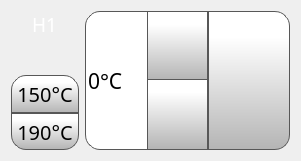
    <widget class="QWidget" name="horizontalLayoutWidget_H1">
     <property name="geometry">
      <rect>
       <x>520</x>
       <y>300</y>
       <width>301</width>
       <height>161</height>
      </rect>
     </property>
     <layout class="QHBoxLayout" name="horizontalLayout_H1" stretch="1,3">
      <item>
       <layout class="QVBoxLayout" name="verticalLayout_H1">
        <property name="spacing">
         <number>0</number>
        </property>
        <item alignment="Qt::AlignHCenter">
         <widget class="QLabel" name="H1Label">
          <property name="font">
           <font>
            <family>Gotham Light</family>
            <pointsize>14</pointsize>
            <weight>50</weight>
            <bold>false</bold>
           </font>
          </property>
          <property name="styleSheet">
           <string notr="true">color: rgb(255, 255, 255);</string>
          </property>
          <property name="text">
           <string>H1</string>
          </property>
         </widget>
        </item>
        <item alignment="Qt::AlignHCenter">
         <widget class="QLabel" name="H1IconLabel">
          <property name="minimumSize">
           <size>
            <width>20</width>
            <height>20</height>
           </size>
          </property>
          <property name="maximumSize">
           <size>
            <width>40</width>
            <height>40</height>
           </size>
          </property>
          <property name="font">
           <font>
            <family>Gotham</family>
            <pointsize>16</pointsize>
            <weight>50</weight>
            <bold>false</bold>
            <underline>false</underline>
            <strikeout>false</strikeout>
           </font>
          </property>
          <property name="styleSheet">
           <string notr="true">margin : 4px</string>
          </property>
          <property name="text">
           <string/>
          </property>
          <property name="pixmap">
           <pixmap resource="../resources/resource.qrc">:/Icons/img/icons/Inlet.png</pixmap>
          </property>
          <property name="scaledContents">
           <bool>true</bool>
          </property>
         </widget>
        </item>
        <item>
         <widget class="QPushButton" name="H140PreheatButton">
          <property name="sizePolicy">
           <sizepolicy hsizetype="Expanding" vsizetype="Expanding">
            <horstretch>0</horstretch>
            <verstretch>0</verstretch>
           </sizepolicy>
          </property>
          <property name="minimumSize">
           <size>
            <width>0</width>
            <height>0</height>
           </size>
          </property>
          <property name="font">
           <font>
            <family>Gotham</family>
            <pointsize>15</pointsize>
           </font>
          </property>
          <property name="styleSheet">
           <string notr="true">QPushButton {
     border: 1px solid rgb(87, 87, 87);

	background-color: qlineargradient(spread:pad, x1:0, y1:1, x2:0, y2:0.188, stop:0 rgba(180, 180, 180, 255), stop:1 rgba(255, 255, 255, 255));
	border-top-right-radius: 15px;
border-top-left-radius: 15px;

}

QPushButton:pressed {
    background-color: qlineargradient(x1: 0, y1: 0, x2: 0, y2: 1,
                                      stop: 0 #dadbde, stop: 1 #f6f7fa);
}

QPushButton:flat {
    border: none; /* no border for a flat push button */
}

QPushButton:default {
    border-color: navy; /* make the default button prominent */
}

QPushButton:focus {
	outline: none;
}</string>
          </property>
          <property name="text">
           <string>150°C</string>
          </property>
          <property name="iconSize">
           <size>
            <width>50</width>
            <height>50</height>
           </size>
          </property>
          <property name="checkable">
           <bool>false</bool>
          </property>
          <property name="autoDefault">
           <bool>false</bool>
          </property>
          <property name="default">
           <bool>false</bool>
          </property>
          <property name="flat">
           <bool>false</bool>
          </property>
         </widget>
        </item>
        <item>
         <widget class="QPushButton" name="H160PreheatButton">
          <property name="sizePolicy">
           <sizepolicy hsizetype="Expanding" vsizetype="Expanding">
            <horstretch>0</horstretch>
            <verstretch>0</verstretch>
           </sizepolicy>
          </property>
          <property name="minimumSize">
           <size>
            <width>0</width>
            <height>0</height>
           </size>
          </property>
          <property name="font">
           <font>
            <family>Gotham</family>
            <pointsize>15</pointsize>
           </font>
          </property>
          <property name="styleSheet">
           <string notr="true">QPushButton {
     border: 1px solid rgb(87, 87, 87);

	background-color: qlineargradient(spread:pad, x1:0, y1:1, x2:0, y2:0.188, stop:0 rgba(180, 180, 180, 255), stop:1 rgba(255, 255, 255, 255));
	border-bottom-right-radius: 15px;
border-bottom-left-radius: 15px;
}

QPushButton:pressed {
    background-color: qlineargradient(x1: 0, y1: 0, x2: 0, y2: 1,
                                      stop: 0 #dadbde, stop: 1 #f6f7fa);
}

QPushButton:flat {
    border: none; /* no border for a flat push button */
}

QPushButton:default {
    border-color: navy; /* make the default button prominent */
}

QPushButton:focus {
	outline: none;
}</string>
          </property>
          <property name="text">
           <string>190°C</string>
          </property>
          <property name="iconSize">
           <size>
            <width>50</width>
            <height>50</height>
           </size>
          </property>
          <property name="checkable">
           <bool>false</bool>
          </property>
          <property name="autoDefault">
           <bool>false</bool>
          </property>
          <property name="default">
           <bool>false</bool>
          </property>
          <property name="flat">
           <bool>false</bool>
          </property>
         </widget>
        </item>
       </layout>
      </item>
      <item>
       <layout class="QHBoxLayout" name="horizontalLayout_H1_inner" stretch="3,2">
        <property name="spacing">
         <number>0</number>
        </property>
        <item>
         <widget class="QSpinBox" name="H1TempSpinBox">
          <property name="sizePolicy">
           <sizepolicy hsizetype="Expanding" vsizetype="Expanding">
            <horstretch>0</horstretch>
            <verstretch>0</verstretch>
           </sizepolicy>
          </property>
          <property name="font">
           <font>
            <family>Gotham</family>
            <pointsize>16</pointsize>
           </font>
          </property>
          <property name="styleSheet">
           <string notr="true">QSpinBox {
border-bottom-left-radius: 15px;
border-top-left-radius: 15px;
qproperty-alignment: 'AlignVCenter | AlignHCenter';
border: 1px solid rgb(87, 87, 87);
	background-color: rgb(255, 255, 255);
}

QSpinBox ::text {
	background-color: rgb(255, 146, 57);
}

QSpinBox ::text:selected {
	background-color: rgb(255, 146, 57);
   
}
QSpinBox::up-button {
     border-left: 1px solid rgb(87, 87, 87);
border-bottom: 1px solid rgb(87, 87, 87);

    min-width: 60px;   /* sets minimal button width */
	background-color: qlineargradient(spread:pad, x1:0, y1:1, x2:0, y2:0.188, stop:0 rgba(180, 180, 180, 255), stop:1 rgba(255, 255, 255, 255));
}

QSpinBox::up-arrow { image: url(:/Navigation/img/Navigation/arrows.png);
    width: 25px;
     height: 25px;
padding: 5px; 
}



QSpinBox::up-button:pressed {
    background-color: qlineargradient(x1: 0, y1: 0, x2: 0, y2: 1,
                                      stop: 0 #dadbde, stop: 1 #f6f7fa);
}


QSpinBox::down-button {
     border-left: 1px solid rgb(87, 87, 87);
border-top: 1px solid rgb(87, 87, 87);
    min-width: 60px;   /* sets minimal button width */
	background-color: qlineargradient(spread:pad, x1:0, y1:1, x2:0, y2:0.188, stop:0 rgba(180, 180, 180, 255), stop:1 rgba(255, 255, 255, 255));
margin-top: -2px;

}

QSpinBox::down-arrow {image: url(:/Navigation/img/Navigation/arrows-5.png);
    width: 25px;
     height: 25px;
padding: 5px;
}

QSpinBox::down-button:pressed {
    background-color: qlineargradient(x1: 0, y1: 0, x2: 0, y2: 1,
                                      stop: 0 #dadbde, stop: 1 #f6f7fa);

}

</string>
          </property>
          <property name="frame">
           <bool>false</bool>
          </property>
          <property name="readOnly">
           <bool>false</bool>
          </property>
          <property name="buttonSymbols">
           <enum>QAbstractSpinBox::UpDownArrows</enum>
          </property>
          <property name="accelerated">
           <bool>true</bool>
          </property>
          <property name="suffix">
           <string>°C</string>
          </property>
          <property name="maximum">
           <number>400</number>
          </property>
          <property name="singleStep">
           <number>1</number>
          </property>
          <property name="value">
           <number>0</number>
          </property>
         </widget>
        </item>
        <item>
         <widget class="QPushButton" name="setH1TempButton">
          <property name="sizePolicy">
           <sizepolicy hsizetype="Expanding" vsizetype="Expanding">
            <horstretch>0</horstretch>
            <verstretch>0</verstretch>
           </sizepolicy>
          </property>
          <property name="font">
           <font>
            <family>Gotham</family>
            <pointsize>13</pointsize>
           </font>
          </property>
          <property name="styleSheet">
           <string notr="true">QPushButton {
     border: 1px solid rgb(87, 87, 87);
	background-color: qlineargradient(spread:pad, x1:0, y1:1, x2:0, y2:0.188, stop:0 rgba(180, 180, 180, 255), stop:1 rgba(255, 255, 255, 255));
border-top-right-radius: 15px;
border-bottom-right-radius: 15px;

}

QPushButton:pressed {
    background-color: qlineargradient(x1: 0, y1: 0, x2: 0, y2: 1,
                                      stop: 0 #dadbde, stop: 1 #f6f7fa);
}

QPushButton:flat {
    border: none; /* no border for a flat push button */
}

QPushButton:default {
    border-color: navy; /* make the default button prominent */
}

QPushButton:focus {
	outline: none;
}</string>
          </property>
          <property name="text">
           <string/>
          </property>
          <property name="icon">
           <iconset resource="../resources/resource.qrc">
            <normaloff>:/Icons/img/icons/verification-mark.png</normaloff>:/Icons/img/icons/verification-mark.png</iconset>
          </property>
          <property name="iconSize">
           <size>
            <width>30</width>
            <height>30</height>
           </size>
          </property>
         </widget>
        </item>
       </layout>
      </item>
     </layout>
    </widget>
